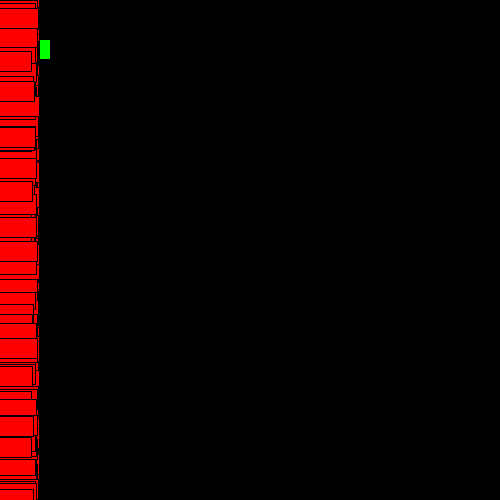
Frame 1 (no input)
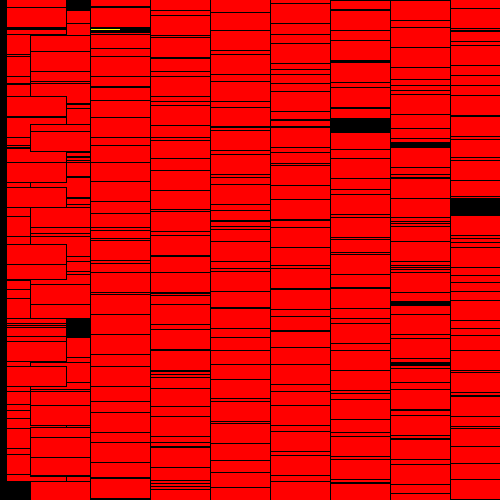
Frame 60 (the mouse pressed at the canvas centre just before this capture)
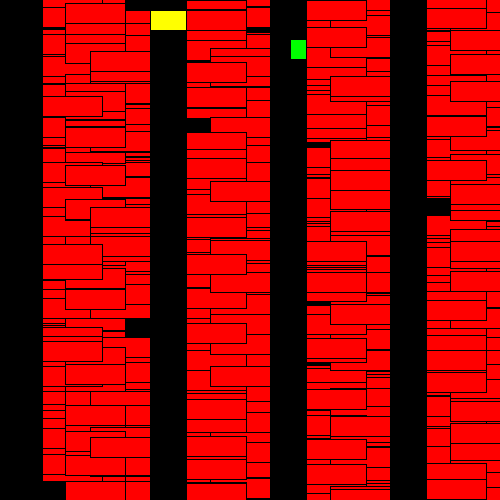
Frame 120 (the mouse held since frame 60 and released just before this capture)

The Processing sketch that drew these frames (run headless with seeded random() and noise(); from frame 60 on, the mouse is pressed at the canvas centre):

// Processing sketch: week_3_objects_finished
// ── week_3_objects_finished.pde
Car fiat = new Car(color(0,255,0), 49,20);
Car audi = new Car(color(255,255,0), 20,10);

Car[] bunchOfCars = new Car[1000];

void setup() {
 size(500,500);
 for (int i=0; i < bunchOfCars.length; i++) {
   bunchOfCars[i] = new Car(color(255,0,0),int(random(0,height)),int(random(1,10)));
 }
}

void draw() {
  background(0);
  fiat.move();
  fiat.display();
 audi.move();
  audi.display();  
  for (int i=0; i < bunchOfCars.length; i++) {
   bunchOfCars[i].move();
   bunchOfCars[i].display();
 } 
}
//moves the car until it reaches the edge of screen where upon it's position is reset


//displays the car on screen at it's position


class Car {
  int xPos = 0;
  int yPos;
  int xSpeed = 5;
  color carColor;
  
  Car (color tempCarColor, int temporaryY, int tempXspeed) {
    carColor=tempCarColor;
    yPos=temporaryY;
    xSpeed=tempXspeed;
  }
  
  void display() {
    rectMode(CENTER);
    fill(carColor);
    rect(xPos,yPos,60,20);
  }
   void move() {
    xPos += xSpeed;
    if (xPos > width) {
    xPos = 0;
  }

}
}
